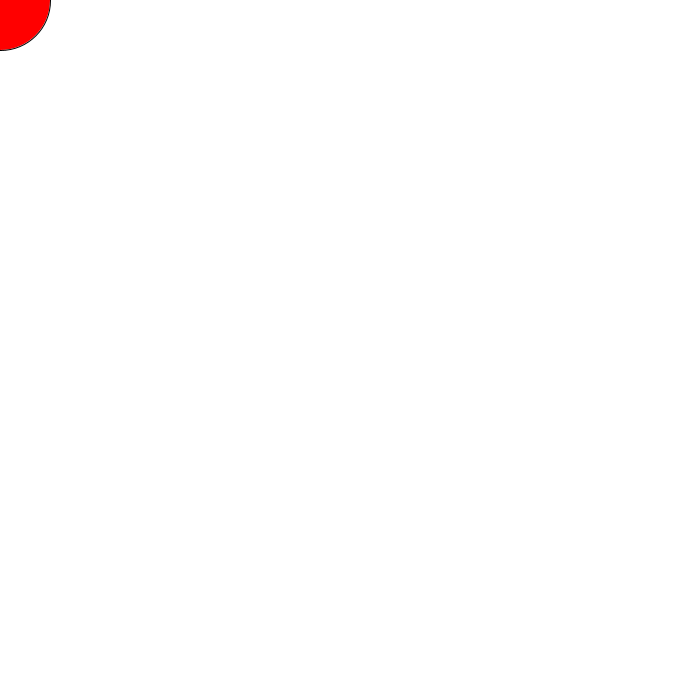
Frame 1 (no input)
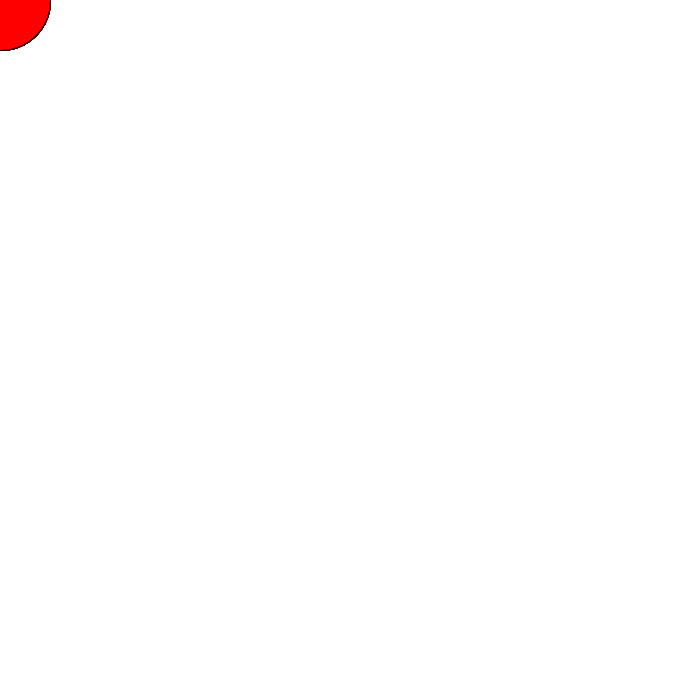
Frame 60 (the mouse pressed at the canvas centre just before this capture)
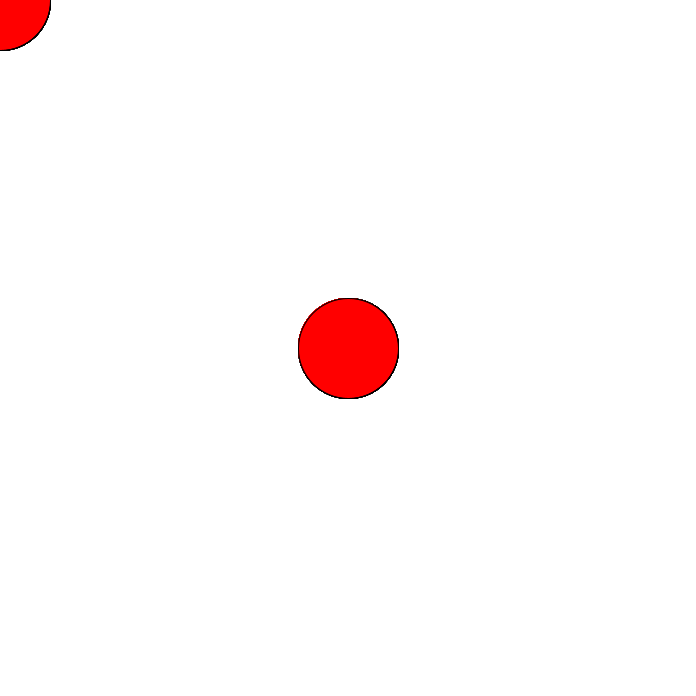
Frame 120 (the mouse held since frame 60 and released just before this capture)

The Processing sketch that drew these frames (run headless with seeded random() and noise(); from frame 60 on, the mouse is pressed at the canvas centre):

// Processing sketch: processing_162324
// ── processing_162324.pde

int counter;

void setup() {  //setup function called initially, only once
  size(696,696);
  background(255);  //set background white
  colorMode(HSB);   //set colors to Hue, Saturation, Brightness mode
  counter = 0;
}

void draw() {  //draw function loops 

fill(255,255,255);
ellipse(mouseX,mouseY,100,100);
}
